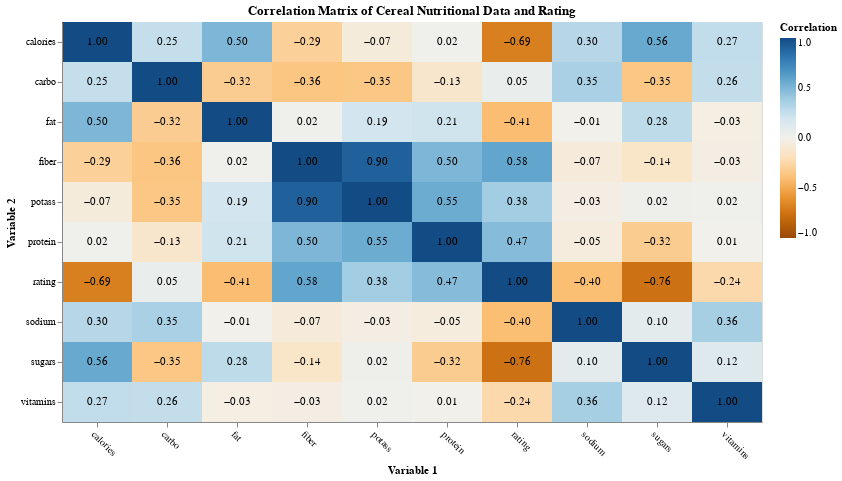

The notebook cell this image was saved under:
### Markdown cell above
##### <i>Design Elements and Justification</i>

- **Heatmap for Correlation Matrix:** A heatmap (`mark_rect()`) is an ideal choice for visualizing a correlation matrix. It allows for simultaneous comparison of multiple relationships. Each cell represents the correlation between two variables, making complex relationships easy to grasp at a glance.
- **Diverging Color Scale:** The color encoding uses a diverging scale and `domain=[-1, 1]`. This is highly effective for correlation matrices, where positive correlations are typically represented by one color (e.g., blue), negative by another (e.g. gold), and near-zero correlations by a neutral color (e.g., white/gray). Setting the domain from -1 to 1 ensures the full range of correlation values is accurately represented, and the midpoint (0) is clearly defined by the color scale's center.
- **Text Labels for Exact Values:** Overlaid text labels (`mark_text()`) display the exact correlation value within each cell, formatted to two decimal places (`.2f`). While the color provides a quick visual cue, the text labels offer precise numerical information, which is crucial for detailed analysis and validation of visual patterns. The text color is set to `black` for readability against various background colors.
- **Clear Axis Labels:** The `x` and `y` axes are labeled "Variable 1" and "Variable 2" respectively, clearly indicating the two variables involved in each correlation. The `labelAngle=45` on the x-axis improves readability for longer variable names.
- **Informative Tooltips:** Tooltips display the names of the two correlated variables and their precise correlation value upon hover. This allows users to get detailed information about specific correlation pairs without cluttering the main visualization.
- **Title and Dimensions:** A descriptive title "Correlation Matrix of Cereal Nutritional Data and Rating" clearly states the purpose of the chart. The `width=700` and `height=400` properties ensure a balanced and readable presentation.

### Code cell
cols = NUTRIENT_COLS + ['rating']
df_num = df.loc[:, cols]

# Calculate the correlation matrix
corr_matrix = df_num.corr()
corr_matrix = corr_matrix.reset_index()
corr_matrix_melted = corr_matrix.melt('index', var_name='correlation_with', value_name='correlation')
corr_matrix_melted = corr_matrix_melted.rename(columns={'index': 'variable'})

# Create the heatmap
heatmap = alt.Chart(corr_matrix_melted).mark_rect().encode(
    x=alt.X('variable:N', title='Variable 1', axis=alt.Axis(labelAngle=45)),
    y=alt.Y('correlation_with:N', title='Variable 2'),
    color=alt.Color('correlation:Q',
                    scale=alt.Scale(range='diverging', domain=[-1, 1]),
                    title='Correlation'
                   ),
    tooltip=[
        alt.Tooltip('variable', title='Variable 1'),
        alt.Tooltip('correlation_with', title='Variable 2'),
        alt.Tooltip('correlation', format='.2f', title='Correlation')
    ]
).properties(
    title='Correlation Matrix of Cereal Nutritional Data and Rating',
    width=700,
    height=400
)

# Add text labels for the correlation values on top of the heatmap
text = alt.Chart(corr_matrix_melted).mark_text().encode(
    x=alt.X('variable:N'),
    y=alt.Y('correlation_with:N'),
    text=alt.Text('correlation:Q', format=".2f"),
    color=alt.value('black')
)

# Combine the heatmap and the text labels
chart = heatmap + text
chart.display()

### Figure 1 — Vega-Lite specification as saved in the notebook (floating-point values rounded to 4 significant figures)
{"config": {"view": {"continuousWidth": 300, "continuousHeight": 300}}, "layer": [{"mark": {"type": "rect"}, "encoding": {"color": {"field": "correlation", "scale": {"domain": [-1, 1], "range": "diverging"}, "title": "Correlation", "type": "quantitative"}, "tooltip": [{"field": "variable", "title": "Variable 1", "type": "nominal"}, {"field": "correlation_with", "title": "Variable 2", "type": "nominal"}, {"field": "correlation", "format": ".2f", "title": "Correlation", "type": "quantitative"}], "x": {"axis": {"labelAngle": 45}, "field": "variable", "title": "Variable 1", "type": "nominal"}, "y": {"field": "correlation_with", "title": "Variable 2", "type": "nominal"}}, "title": "Correlation Matrix of Cereal Nutritional Data and Rating"}, {"mark": {"type": "text"}, "encoding": {"color": {"value": "black"}, "text": {"field": "correlation", "format": ".2f", "type": "quantitative"}, "x": {"field": "variable", "type": "nominal"}, "y": {"field": "correlation_with", "type": "nominal"}}}], "data": {"name": "data-744ef7c99930774db2225caacfe9fb71"}, "height": 400, "width": 700, "$schema": "https://vega.github.io/schema/vega-lite/v5.20.1.json", "datasets": {"data-744ef7c99930774db2225caacfe9fb71": [{"variable": "calories", "correlation_with": "calories", "correlation": 1.0}, {"variable": "protein", "correlation_with": "calories", "correlation": 0.01907}, {"variable": "fat", "correlation_with": "calories", "correlation": 0.4986}, {"variable": "sodium", "correlation_with": "calories", "correlation": 0.3006}, {"variable": "fiber", "correlation_with": "calories", "correlation": -0.2934}, {"variable": "carbo", "correlation_with": "calories", "correlation": 0.2523}, {"variable": "sugars", "correlation_with": "calories", "correlation": 0.5641}, {"variable": "potass", "correlation_with": "calories", "correlation": -0.06668}, {"variable": "vitamins", "correlation_with": "calories", "correlation": 0.2654}, {"variable": "rating", "correlation_with": "calories", "correlation": -0.6894}, {"variable": "calories", "correlation_with": "protein", "correlation": 0.01907}, {"variable": "protein", "correlation_with": "protein", "correlation": 1.0}, {"variable": "fat", "correlation_with": "protein", "correlation": 0.2084}, {"variable": "sodium", "correlation_with": "protein", "correlation": -0.05467}, {"variable": "fiber", "correlation_with": "protein", "correlation": 0.5003}, {"variable": "carbo", "correlation_with": "protein", "correlation": -0.1253}, {"variable": "sugars", "correlation_with": "protein", "correlation": -0.3241}, {"variable": "potass", "correlation_with": "protein", "correlation": 0.5497}, {"variable": "vitamins", "correlation_with": "protein", "correlation": 0.007335}, {"variable": "rating", "correlation_with": "protein", "correlation": 0.4706}, {"variable": "calories", "correlation_with": "fat", "correlation": 0.4986}, {"variable": "protein", "correlation_with": "fat", "correlation": 0.2084}, {"variable": "fat", "correlation_with": "fat", "correlation": 1.0}, {"variable": "sodium", "correlation_with": "fat", "correlation": -0.005407}, {"variable": "fiber", "correlation_with": "fat", "correlation": 0.01672}, {"variable": "carbo", "correlation_with": "fat", "correlation": -0.3185}, {"variable": "sugars", "correlation_with": "fat", "correlation": 0.2751}, {"variable": "potass", "correlation_with": "fat", "correlation": 0.1934}, {"variable": "vitamins", "correlation_with": "fat", "correlation": -0.03116}, {"variable": "rating", "correlation_with": "fat", "correlation": -0.4093}, {"variable": "calories", "correlation_with": "sodium", "correlation": 0.3006}, {"variable": "protein", "correlation_with": "sodium", "correlation": -0.05467}, {"variable": "fat", "correlation_with": "sodium", "correlation": -0.005407}, {"variable": "sodium", "correlation_with": "sodium", "correlation": 1.0}, {"variable": "fiber", "correlation_with": "sodium", "correlation": -0.07068}, {"variable": "carbo", "correlation_with": "sodium", "correlation": 0.354}, {"variable": "sugars", "correlation_with": "sodium", "correlation": 0.09629}, {"variable": "potass", "correlation_with": "sodium", "correlation": -0.03271}, {"variable": "vitamins", "correlation_with": "sodium", "correlation": 0.3615}, {"variable": "rating", "correlation_with": "sodium", "correlation": -0.4013}, {"variable": "calories", "correlation_with": "fiber", "correlation": -0.2934}, {"variable": "protein", "correlation_with": "fiber", "correlation": 0.5003}, {"variable": "fat", "correlation_with": "fiber", "correlation": 0.01672}, {"variable": "sodium", "correlation_with": "fiber", "correlation": -0.07068}, {"variable": "fiber", "correlation_with": "fiber", "correlation": 1.0}, {"variable": "carbo", "correlation_with": "fiber", "correlation": -0.3593}, {"variable": "sugars", "correlation_with": "fiber", "correlation": -0.1412}, {"variable": "potass", "correlation_with": "fiber", "correlation": 0.9036}, {"variable": "vitamins", "correlation_with": "fiber", "correlation": -0.03224}, {"variable": "rating", "correlation_with": "fiber", "correlation": 0.5842}, {"variable": "calories", "correlation_with": "carbo", "correlation": 0.2523}, {"variable": "protein", "correlation_with": "carbo", "correlation": -0.1253}, {"variable": "fat", "correlation_with": "carbo", "correlation": -0.3185}, {"variable": "sodium", "correlation_with": "carbo", "correlation": 0.354}, {"variable": "fiber", "correlation_with": "carbo", "correlation": -0.3593}, {"variable": "carbo", "correlation_with": "carbo", "correlation": 1.0}, {"variable": "sugars", "correlation_with": "carbo", "correlation": -0.3528}, {"variable": "potass", "correlation_with": "carbo", "correlation": -0.3529}, {"variable": "vitamins", "correlation_with": "carbo", "correlation": 0.2571}, {"variable": "rating", "correlation_with": "carbo", "correlation": 0.05444}, {"variable": "calories", "correlation_with": "sugars", "correlation": 0.5641}, {"variable": "protein", "correlation_with": "sugars", "correlation": -0.3241}, {"variable": "fat", "correlation_with": "sugars", "correlation": 0.2751}, {"variable": "sodium", "correlation_with": "sugars", "correlation": 0.09629}, {"variable": "fiber", "correlation_with": "sugars", "correlation": -0.1412}, {"variable": "carbo", "correlation_with": "sugars", "correlation": -0.3528}, {"variable": "sugars", "correlation_with": "sugars", "correlation": 1.0}, {"variable": "potass", "correlation_with": "sugars", "correlation": 0.02215}, {"variable": "vitamins", "correlation_with": "sugars", "correlation": 0.122}, {"variable": "rating", "correlation_with": "sugars", "correlation": -0.7617}, {"variable": "calories", "correlation_with": "potass", "correlation": -0.06668}, {"variable": "protein", "correlation_with": "potass", "correlation": 0.5497}, {"variable": "fat", "correlation_with": "potass", "correlation": 0.1934}, {"variable": "sodium", "correlation_with": "potass", "correlation": -0.03271}, {"variable": "fiber", "correlation_with": "potass", "correlation": 0.9036}, {"variable": "carbo", "correlation_with": "potass", "correlation": -0.3529}, {"variable": "sugars", "correlation_with": "potass", "correlation": 0.02215}, {"variable": "potass", "correlation_with": "potass", "correlation": 1.0}, {"variable": "vitamins", "correlation_with": "potass", "correlation": 0.02045}, {"variable": "rating", "correlation_with": "potass", "correlation": 0.3805}, {"variable": "calories", "correlation_with": "vitamins", "correlation": 0.2654}, {"variable": "protein", "correlation_with": "vitamins", "correlation": 0.007335}, {"variable": "fat", "correlation_with": "vitamins", "correlation": -0.03116}, {"variable": "sodium", "correlation_with": "vitamins", "correlation": 0.3615}, {"variable": "fiber", "correlation_with": "vitamins", "correlation": -0.03224}, {"variable": "carbo", "correlation_with": "vitamins", "correlation": 0.2571}, {"variable": "sugars", "correlation_with": "vitamins", "correlation": 0.122}, {"variable": "potass", "correlation_with": "vitamins", "correlation": 0.02045}, {"variable": "vitamins", "correlation_with": "vitamins", "correlation": 1.0}, {"variable": "rating", "correlation_with": "vitamins", "correlation": -0.2405}, {"variable": "calories", "correlation_with": "rating", "correlation": -0.6894}, {"variable": "protein", "correlation_with": "rating", "correlation": 0.4706}, {"variable": "fat", "correlation_with": "rating", "correlation": -0.4093}, {"variable": "sodium", "correlation_with": "rating", "correlation": -0.4013}, {"variable": "fiber", "correlation_with": "rating", "correlation": 0.5842}, {"variable": "carbo", "correlation_with": "rating", "correlation": 0.05444}, {"variable": "sugars", "correlation_with": "rating", "correlation": -0.7617}, {"variable": "potass", "correlation_with": "rating", "correlation": 0.3805}, {"variable": "vitamins", "correlation_with": "rating", "correlation": -0.2405}, {"variable": "rating", "correlation_with": "rating", "correlation": 1.0}]}}
